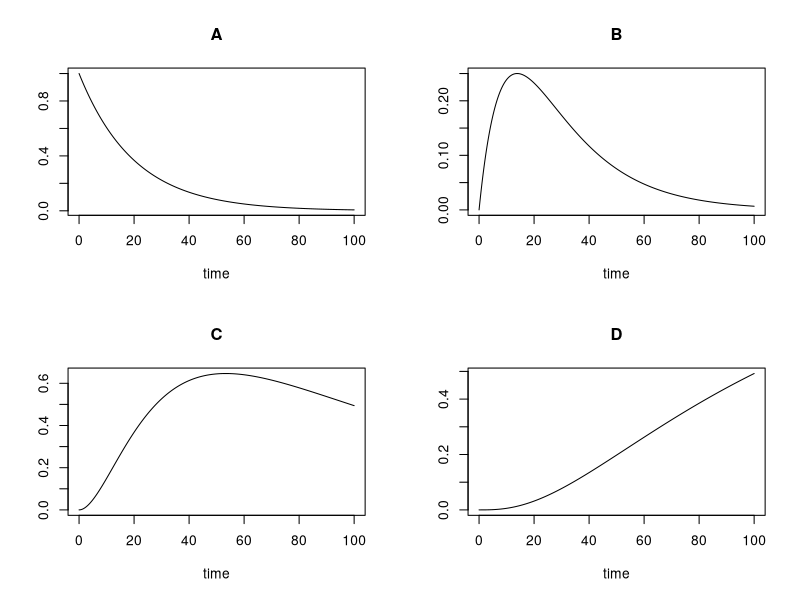

The R script that drew this image:
library(deSolve)

ABCD_First_Order <- function(t, state, parameters) {
  with(as.list(c(state, parameters)), {
    dA <- -k1*A
    dB <- k1*A-k2*B
    dC <- k2*B-k3*C
    dD <- k3*C
    list(c(dA, dB, dC, dD))
  })
}

parameters <- c(k1 = 0.05, k2 = 0.10, k3 = 0.01)
state <- c(A=1, B=0, C=0, D=0)
times <- seq(0, 100, by = 0.01)
out <- ode(y = state, times = times, func = ABCD_First_Order, parms = parameters)
plot(out)
